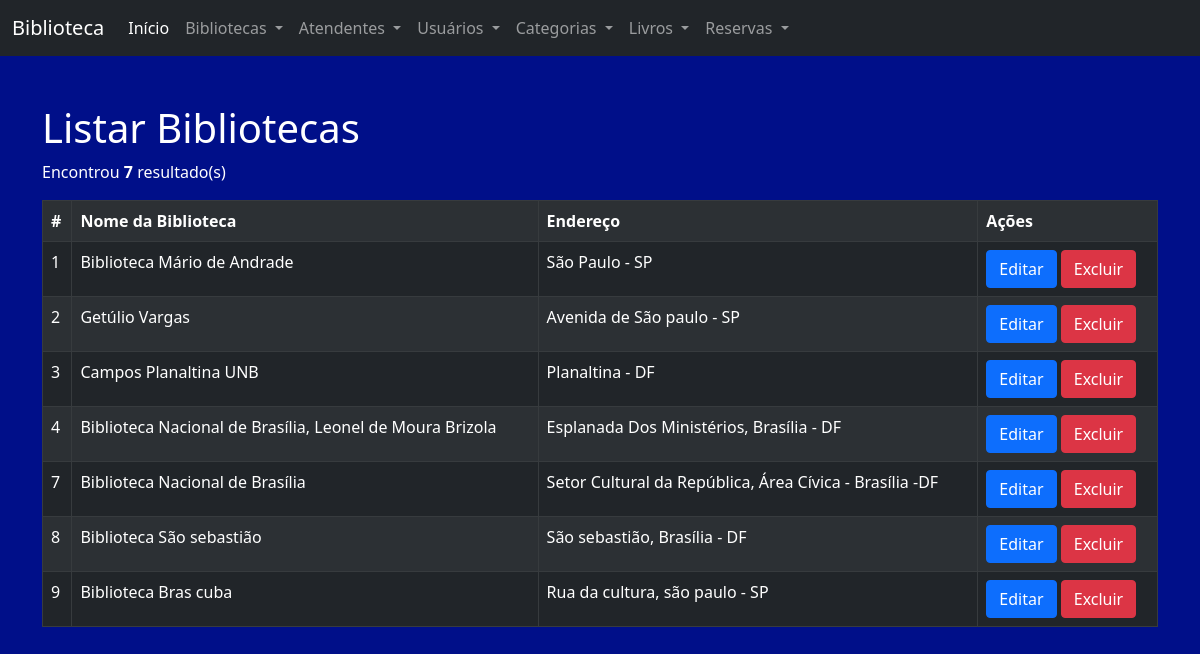
/?page=biblioteca-listar, run on the app's committed database.
### tables this page shows
CREATE TABLE `biblioteca` (
  `id_biblioteca` int(10) UNSIGNED NOT NULL,
  `nome_biblioteca` varchar(100) DEFAULT NULL,
  `end_biblioteca` varchar(100) DEFAULT NULL
);

### pages/biblioteca-listar.php (the view)
<h1>Listar Bibliotecas</h1>
<?php
	$sql = "SELECT * FROM biblioteca";
	$res = $conn->query($sql) or die($conn->error);
	$qtd = $res->num_rows;
	print "<p>Encontrou <b>$qtd</b> resultado(s)</p>";
	if($qtd > 0){
		print "<table class=' table table-dark table table-striped table-hover table-bordered'>";
		print "<tr>";
		print "<th>#</th>";
		print "<th>Nome da Biblioteca</th>";
		print "<th>Endereço</th>";
		print "<th>Ações</th>";
		print "</tr>";
		while($row = $res->fetch_object()){
			print "<tr>";
			print "<td>".$row->id_biblioteca."</td>";
			print "<td>".$row->nome_biblioteca."</td>";
			print "<td>".$row->end_biblioteca."</td>";
			print "<td>
						<button class='btn btn-primary' onclick=\"location.href='?page=biblioteca-editar&id_biblioteca=".$row->id_biblioteca."';\">Editar</button>
						<button class='btn btn-danger' onclick=\"if(confirm('Tem certeza que deseja excluir?')){location.href='?page=biblioteca-salvar&acao=excluir&id_biblioteca=".$row->id_biblioteca."';}else{false;}\">Excluir</button>
				   </td>";
			print "</tr>";
		}
		print "</table>";
	}else{
		print "<div class='alert alert-danger'>Não encontrou resultados.</div>";
	}
?>

### index.php (shortened to what this page needs)
<!DOCTYPE html>
<html lang="pt-BR">
  <head>
    <link href="css/bootstrap.min.css" rel="stylesheet">
  </head>
  <body>
    <nav class="navbar navbar-expand-lg navbar-dark bg-dark">
      <div class="container-fluid">
        <a class="navbar-brand" href="#">Biblioteca</a>
        <div class="collapse navbar-collapse" id="navbarNavDropdown">
          <ul class="navbar-nav">
            <li class="nav-item">
              <a class="nav-link active" aria-current="page" href="index.php">Início</a>
            </li>
            <li class="nav-item dropdown">
              <a class="nav-link dropdown-toggle" href="#" id="navbarDropdownMenuLink" role="button" data-bs-toggle="dropdown" aria-expanded="false">
                Bibliotecas
              </a>
            </li>
            <li class="nav-item dropdown">
              <a class="nav-link dropdown-toggle" href="#" id="navbarDropdownMenuLink" role="button" data-bs-toggle="dropdown" aria-expanded="false">
                Atendentes
              </a>
            </li>
            <li class="nav-item dropdown">
              <a class="nav-link dropdown-toggle" href="#" id="navbarDropdownMenuLink" role="button" data-bs-toggle="dropdown" aria-expanded="false">
                Usuários
              </a>
            </li>
            <li class="nav-item dropdown">
              <a class="nav-link dropdown-toggle" href="#" id="navbarDropdownMenuLink" role="button" data-bs-toggle="dropdown" aria-expanded="false">
                Categorias
              </a>
            </li>
            <li class="nav-item dropdown">
              <a class="nav-link dropdown-toggle" href="#" id="navbarDropdownMenuLink" role="button" data-bs-toggle="dropdown" aria-expanded="false">
                Livros
              </a>
            </li>
            <li class="nav-item dropdown">
              <a class="nav-link dropdown-toggle" href="#" id="navbarDropdownMenuLink" role="button" data-bs-toggle="dropdown" aria-expanded="false">
                Reservas
              </a>
            </li>
          </ul>
        </div>
      </div>
    </nav>
    <div class="container mt-5">
      <div class="row">
        <div class="col-lg-12">
          <?php
            include('config.php');
            switch(@$_REQUEST["page"]){
              case "biblioteca-listar":
                include("pages/biblioteca-listar.php");
              break;
            }
          ?>
        </div>
      </div>
    </div>
  </body>
</html>

### index.php (style rules this page uses)
body { background-color: #000f89; color: #FFF; }

### data on the page
biblioteca: id_biblioteca "1", nome_biblioteca "Biblioteca Mário de Andrade", end_biblioteca "São Paulo - SP"
biblioteca: id_biblioteca "2", nome_biblioteca "Getúlio Vargas", end_biblioteca "Avenida de São paulo - SP"
biblioteca: id_biblioteca "3", nome_biblioteca "Campos Planaltina UNB", end_biblioteca "Planaltina - DF"
biblioteca: id_biblioteca "4", nome_biblioteca "Biblioteca Nacional de Brasília, Leonel de Moura Brizola", end_biblioteca "Esplanada Dos Ministérios, Brasília - DF"
biblioteca: id_biblioteca "7", nome_biblioteca "Biblioteca Nacional de Brasília", end_biblioteca "Setor Cultural da República, Área Cívica - Brasília -DF"
biblioteca: id_biblioteca "8", nome_biblioteca "Biblioteca São sebastião", end_biblioteca "São sebastião, Brasília - DF"
biblioteca: id_biblioteca "9", nome_biblioteca "Biblioteca Bras cuba", end_biblioteca "Rua da cultura, são paulo - SP"

### other printed values
$qtd "7"
